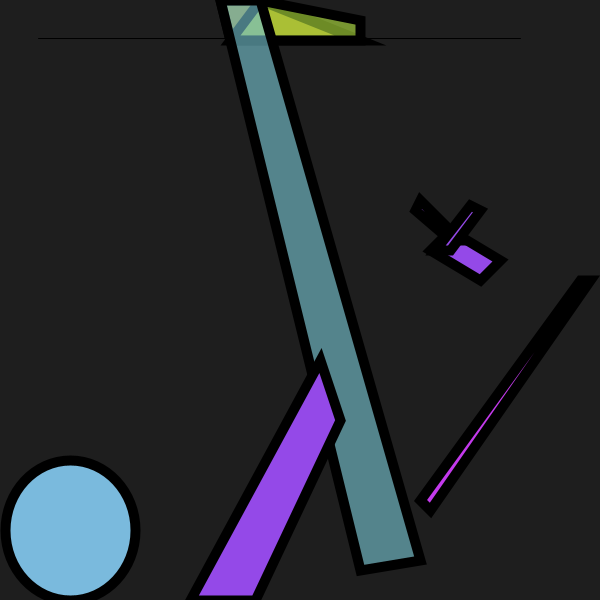
Frame 1 (no input)
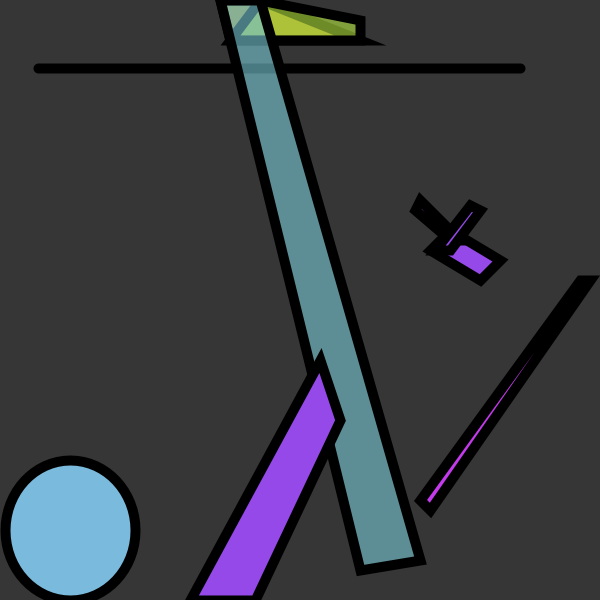
Frame 60 (the mouse pressed at the canvas centre just before this capture)
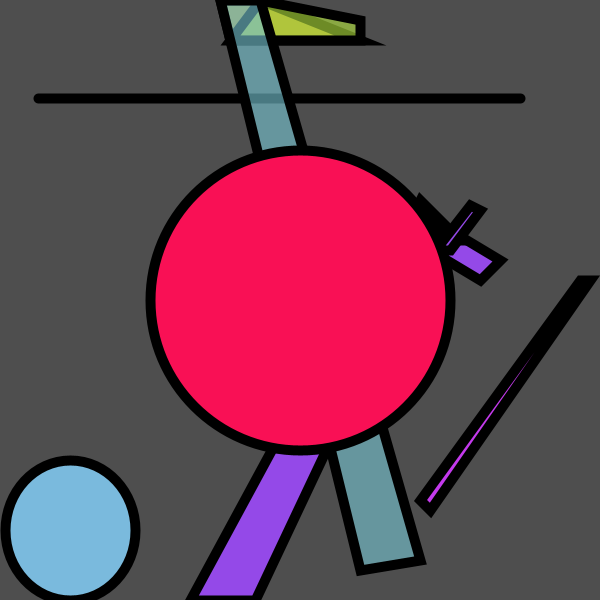
Frame 120 (the mouse held since frame 60 and released just before this capture)

The Processing sketch that drew these frames (run headless with seeded random() and noise(); from frame 60 on, the mouse is pressed at the canvas centre):

// Processing sketch: processing_16227
// ── processing_16227.pde

float y = 38.130; 
float x =  0.0;
float easing = 0.1;

void setup(){
 size(600,600);
 background(0);
 beginShape();
 
} 

   void draw() {
      frameRate(80);
      background(y * 0.8);
      y = y + 0.5;
      line(38, y, 520, y);
      strokeWeight(10);
      if (y > 450) {
        y = 450;
      }
      
      fill(242, 204, 47, 160);
 
      quad(220,0,260,0,360,40,230,40);
      
      
      fill(174, 221, 60, 160); 
      
      quad(260,0,360,20,360,40,230,40);
      
     fill(116, 193, 206, 160);
     
     quad(220,0,260,0,420,560,360,570);


    fill(148 ,73, 232);
    
    quad(320,360,340,420,255,600,190,600);
   
   fill(148 ,73, 232);
   
   quad(450,230,500,260,480,280,430,250);
  
   fill(148 ,73, 232);
    quad(420,200,460,240,450,240,415,210);
 
  fill(148 ,73, 232);
   quad(470,205,480,210,450,250,435,250);
   
   fill(196, 58 ,237);
    quad(580,280,590,280,430,510,420,500);

   fill(122, 186 ,221);
   ellipse(70,530,130,140);

   
    
    float targetX =mouseX;
    fill(249,16,85);
   ellipse(mouseX,mouseY,mouseY,mouseX);
  
   
     }
